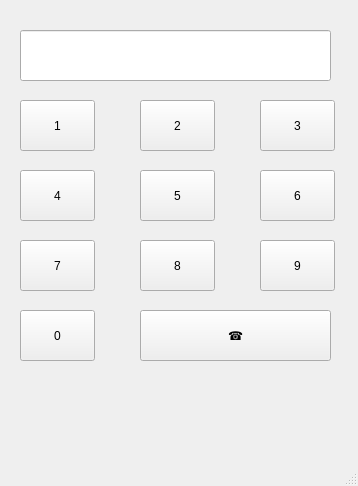
<?xml version="1.0" encoding="UTF-8"?>
<ui version="4.0">
 <class>MainWindow</class>
 <widget class="QMainWindow" name="MainWindow">
  <property name="geometry">
   <rect>
    <x>0</x>
    <y>0</y>
    <width>358</width>
    <height>486</height>
   </rect>
  </property>
  <property name="windowTitle">
   <string>MainWindow</string>
  </property>
  <widget class="QWidget" name="centralwidget">
   <widget class="QPushButton" name="pb1">
    <property name="geometry">
     <rect>
      <x>20</x>
      <y>100</y>
      <width>75</width>
      <height>51</height>
     </rect>
    </property>
    <property name="text">
     <string>1</string>
    </property>
   </widget>
   <widget class="QPushButton" name="pb3">
    <property name="geometry">
     <rect>
      <x>260</x>
      <y>100</y>
      <width>75</width>
      <height>51</height>
     </rect>
    </property>
    <property name="text">
     <string>3</string>
    </property>
   </widget>
   <widget class="QPushButton" name="pb2">
    <property name="geometry">
     <rect>
      <x>140</x>
      <y>100</y>
      <width>75</width>
      <height>51</height>
     </rect>
    </property>
    <property name="text">
     <string>2</string>
    </property>
   </widget>
   <widget class="QPushButton" name="pb6">
    <property name="geometry">
     <rect>
      <x>260</x>
      <y>170</y>
      <width>75</width>
      <height>51</height>
     </rect>
    </property>
    <property name="text">
     <string>6</string>
    </property>
   </widget>
   <widget class="QPushButton" name="pb5">
    <property name="geometry">
     <rect>
      <x>140</x>
      <y>170</y>
      <width>75</width>
      <height>51</height>
     </rect>
    </property>
    <property name="text">
     <string>5</string>
    </property>
   </widget>
   <widget class="QPushButton" name="pb4">
    <property name="geometry">
     <rect>
      <x>20</x>
      <y>170</y>
      <width>75</width>
      <height>51</height>
     </rect>
    </property>
    <property name="text">
     <string>4</string>
    </property>
   </widget>
   <widget class="QPushButton" name="pb9">
    <property name="geometry">
     <rect>
      <x>260</x>
      <y>240</y>
      <width>75</width>
      <height>51</height>
     </rect>
    </property>
    <property name="text">
     <string>9</string>
    </property>
   </widget>
   <widget class="QPushButton" name="pb8">
    <property name="geometry">
     <rect>
      <x>140</x>
      <y>240</y>
      <width>75</width>
      <height>51</height>
     </rect>
    </property>
    <property name="text">
     <string>8</string>
    </property>
   </widget>
   <widget class="QPushButton" name="pb7">
    <property name="geometry">
     <rect>
      <x>20</x>
      <y>240</y>
      <width>75</width>
      <height>51</height>
     </rect>
    </property>
    <property name="text">
     <string>7</string>
    </property>
   </widget>
   <widget class="QPushButton" name="pb0">
    <property name="geometry">
     <rect>
      <x>20</x>
      <y>310</y>
      <width>75</width>
      <height>51</height>
     </rect>
    </property>
    <property name="text">
     <string>0</string>
    </property>
   </widget>
   <widget class="QPushButton" name="pb_call">
    <property name="geometry">
     <rect>
      <x>140</x>
      <y>310</y>
      <width>191</width>
      <height>51</height>
     </rect>
    </property>
    <property name="text">
     <string>☎</string>
    </property>
   </widget>
   <widget class="QLineEdit" name="le">
    <property name="geometry">
     <rect>
      <x>20</x>
      <y>30</y>
      <width>311</width>
      <height>51</height>
     </rect>
    </property>
    <property name="font">
     <font>
      <pointsize>25</pointsize>
      <weight>75</weight>
      <bold>true</bold>
     </font>
    </property>
   </widget>
  </widget>
  <widget class="QMenuBar" name="menubar">
   <property name="geometry">
    <rect>
     <x>0</x>
     <y>0</y>
     <width>358</width>
     <height>21</height>
    </rect>
   </property>
  </widget>
  <widget class="QStatusBar" name="statusbar"/>
 </widget>
 <resources/>
 <connections/>
</ui>
